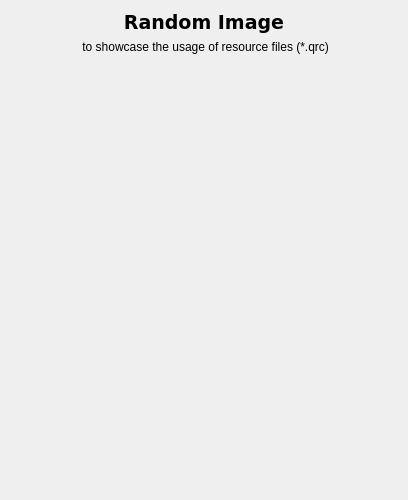
<?xml version="1.0" encoding="UTF-8"?>
<ui version="4.0">
 <class>Form</class>
 <widget class="QWidget" name="Form">
  <property name="geometry">
   <rect>
    <x>0</x>
    <y>0</y>
    <width>408</width>
    <height>500</height>
   </rect>
  </property>
  <property name="windowTitle">
   <string>Form</string>
  </property>
  <layout class="QVBoxLayout" name="verticalLayout">
   <item>
    <widget class="QLabel" name="subtitle">
     <property name="sizePolicy">
      <sizepolicy hsizetype="Preferred" vsizetype="Preferred">
       <horstretch>0</horstretch>
       <verstretch>0</verstretch>
      </sizepolicy>
     </property>
     <property name="font">
      <font>
       <family>DejaVu Sans</family>
       <pointsize>14</pointsize>
       <weight>75</weight>
       <bold>true</bold>
      </font>
     </property>
     <property name="text">
      <string>Random Image</string>
     </property>
     <property name="alignment">
      <set>Qt::AlignCenter</set>
     </property>
     <property name="margin">
      <number>10</number>
     </property>
    </widget>
   </item>
   <item>
    <widget class="QLabel" name="title">
     <property name="text">
      <string> to showcase the usage of resource files (*.qrc)</string>
     </property>
     <property name="alignment">
      <set>Qt::AlignCenter</set>
     </property>
     <property name="margin">
      <number>20</number>
     </property>
    </widget>
   </item>
   <item>
    <widget class="QLabel" name="cern_logo">
     <property name="sizePolicy">
      <sizepolicy hsizetype="Expanding" vsizetype="Expanding">
       <horstretch>0</horstretch>
       <verstretch>0</verstretch>
      </sizepolicy>
     </property>
     <property name="text">
      <string/>
     </property>
     <property name="pixmap">
      <pixmap resource="images/images.qrc">:/icons/CERN_logo.png</pixmap>
     </property>
     <property name="alignment">
      <set>Qt::AlignCenter</set>
     </property>
    </widget>
   </item>
  </layout>
 </widget>
 <resources>
  <include location="images/images.qrc"/>
  <include location="../../../../be-bi-pyqt-template/images/images.qrc"/>
 </resources>
 <connections/>
</ui>
